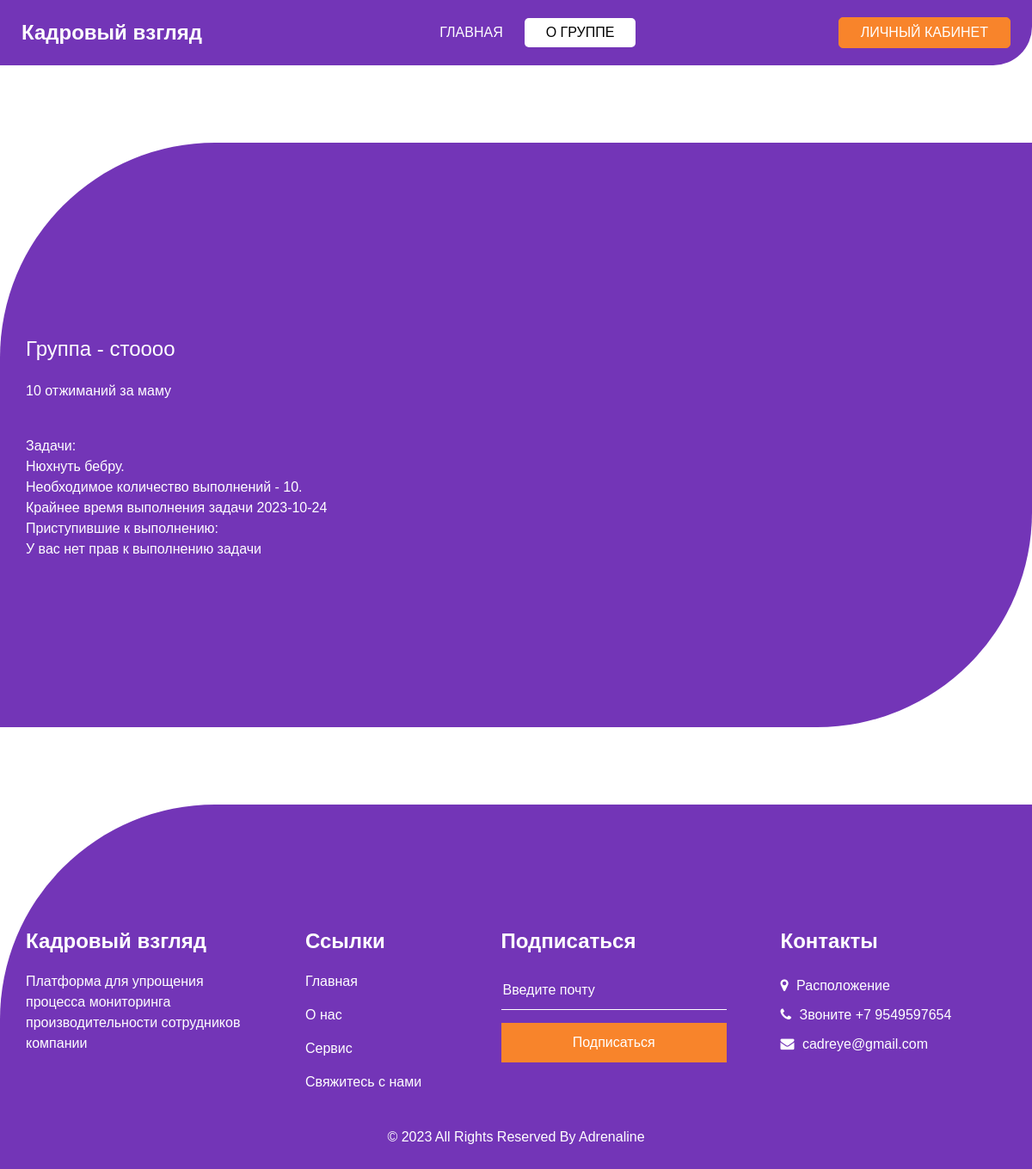
Page /group_info.php?id=2 on the committed database.
### tables this page shows
CREATE TABLE `groups` (
  `group_id` int(99) NOT NULL,
  `group_text` text NOT NULL,
  `group_name` text NOT NULL,
  `group_tasks` varchar(99) NOT NULL,
  `group_user_admin` int(99) NOT NULL,
  `group_slaves` varchar(99) NOT NULL
);

CREATE TABLE `tasks` (
  `task_id` int(11) NOT NULL,
  `task_name` varchar(99) NOT NULL,
  `task_goal` int(11) NOT NULL,
  `task_time` date NOT NULL,
  `task_user_admin` varchar(99) NOT NULL
);

### group_info.php (the view, shortened to what the rows shown need)
<!DOCTYPE html>
<html lang="en">
<head>
  <link rel="stylesheet" type="text/css" href="css/bootstrap.css" />
  <link href="css/font-awesome.min.css" rel="stylesheet" />
  <link href="css/style.css" rel="stylesheet" />
  <link href="css/responsive.css" rel="stylesheet" />
</head>
<body class="sub_page">
  <section class="about_section layout_padding layout_margin">
    <div class="container  ">
      <div class="row">
        <div class="col-md-6">
          <div class="detail-box">
            <div class="heading_container">
              <p>
                <?php
                include 'main_script.php';
                if (!isset($_GET['id'])) {
                  echo '<script> window.location.href = "lk.php"; </script>';
                } else {
                  $id = $_GET['id'];
                  $group_id2 = mysqli_query($link, "SELECT `group_name`,`group_text` FROM `groups` WHERE `group_id` LIKE '$id'");
                  while ($group_id1 = $group_id2->fetch_assoc()) {
                    $group_text = $group_id1["group_text"];
                    echo "<h4>Группа - " . $group_id1['group_name'] . "</h4><p>" . $group_text . "</p>";
                  }
                  $group_user_admin2 = mysqli_query($link, "SELECT `group_user_admin` FROM `groups` WHERE `group_id` LIKE '$id'");
                  while ($group_user_admin1 = $group_user_admin2->fetch_assoc()) {
                    $user_id1 = mysqli_query($link, "SELECT `user_id` FROM `user` WHERE `user_hash` LIKE '$hashh'");
                    while ($user_id2 = $user_id1->fetch_assoc()) {
                      $user_id = $user_id2["user_id"];
                    }
                    $group_user_admin = $group_user_admin1['group_user_admin'];
                    if ($group_user_admin == $user_id) {
                      echo "<h6>доступ менеджера</h6>";
                      $group_slaves2 = mysqli_query($link, "SELECT `group_slaves` FROM `groups` WHERE `group_id` LIKE '$id'");
                      while ($group_slaves1 = $group_slaves2->fetch_assoc()) {
                        $group_slaves1['group_slaves'] = str_replace('[', ',', $group_slaves1['group_slaves']);
                        $group_slaves1['group_slaves'] = str_replace(']', ',', $group_slaves1['group_slaves']);
                        $group_slaves1['group_slaves'] = str_replace('0', ',', $group_slaves1['group_slaves']);
                        $group_slaves1['group_slaves'] = str_replace('', ',,', $group_slaves1['group_slaves']);
                        $cart = explode(",", $group_slaves1['group_slaves']);
                        echo ('
                        <div class="info_section form input" style="
                        width: -webkit-fill-available;
                    ">
                        <form method="POST" >
                <input name="text" type="text" placeholder="Добавить участника (имя)">
                </form>
                <form method="POST">
                <input name="task_add" type="textarea" placeholder="Добавить задачу (название)">
                </form>
                </div>');
                        if (!isset($_POST['text'])) {
                        } else {
                          $text = $_POST['text'];
                          $user_id3 = mysqli_query($link, "SELECT `user_id` FROM `user` WHERE `user_name` LIKE '%$text%'");
                          while ($user_id2 = $user_id3->fetch_assoc()) {
                            $user_id = $user_id2['user_id'];
                            echo $user_id;
                          }
                          array_push($cart, $user_id);
                          sort($cart);
                          $cartt = implode(",", $cart);
                          mysqli_query($link, "UPDATE `groups` SET `group_slaves`='$cartt' WHERE `group_id` LIKE '$id'");
                          echo '<script> window.location.href = "group_info.php?id=' . $id . '"; </script>';
                        }
                        echo ("<p>Задачи:   </p>");
                        $group_tasks3 = mysqli_query($link, "SELECT `group_tasks` FROM `groups` WHERE `group_id` LIKE '$id'");
                        while ($group_tasks2 = $group_tasks3->fetch_assoc()) {
                          $group_tasks2['group_tasks'] = str_replace('[', ',', $group_tasks2['group_tasks']);
                          $group_tasks2['group_tasks'] = str_replace(']', ',', $group_tasks2['group_tasks']);
                          $group_tasks2['group_tasks'] = str_replace('0', ',', $group_tasks2['group_tasks']);
                          $group_tasks2['group_tasks'] = str_replace('', ',,', $group_tasks2['group_tasks']);
                          $group_tasks = explode(",", $group_tasks2['group_tasks']);
                          $group_tasks_count = count($group_tasks, true) - 1;
                        }
                        if (!isset($_POST['task_add'])) {
                        } else {
                          $task_add = $_POST['task_add'];
                          $task_id3 = mysqli_query($link, "SELECT `task_id` FROM `tasks` WHERE `task_name` LIKE '%$task_add%'");
                          while ($task_id2 = $task_id3->fetch_assoc()) {
                            $task_id = $task_id2['task_id'];
                          }
                          array_push($group_tasks, $task_id);
                          sort($group_tasks);
                          $taskkk = implode(",", $group_tasks);
                          mysqli_query($link, "UPDATE `groups` SET `group_tasks`='$taskkk' WHERE `group_id` LIKE '$id'");
                          echo '<script> window.location.href = "group_info.php?id=' . $id . '"; </script>';
                        }
                        while (-1 < $group_tasks_count) {
                          $task_name2 = mysqli_query($link, "SELECT `task_name` FROM `tasks` WHERE `task_id` LIKE '$group_tasks[$group_tasks_count]'");
                          while ($task_name1 = $task_name2->fetch_assoc()) {
                            $task_goal2 = mysqli_query($link, "SELECT `task_goal` FROM `tasks` WHERE `task_id` LIKE '$group_tasks[$group_tasks_count]'");
                            while ($task_goal1 = $task_goal2->fetch_assoc()) {
                              $task_goal = $task_goal1["task_goal"];
                            }
                            $task_time2 = mysqli_query($link, "SELECT `task_time` FROM `tasks` WHERE `task_id` LIKE '$group_tasks[$group_tasks_count]'");
                            while ($task_time1 = $task_time2->fetch_assoc()) {
                              $task_time = $task_time1["task_time"];
                            }
                            echo '<p><h3>' . $task_name1['task_name'] . '.</h3> </br>   Необходимое количество выполнений - ' . $task_goal . '.</br> Крайнее время выполнения задачи  ' . $task_time;
                            echo "</p>Приступившие к выполнению:    ";
                            $suma[$group_tasks_count] = 0;
                            $task_user_state3 = mysqli_query($link, "SELECT `user_name`,`user_count` FROM `user` WHERE `user_count` LIKE '%$group_tasks[$group_tasks_count]%'");
                            while ($task_user_state2 = $task_user_state3->fetch_assoc()) {
                              $task_user_state2['user_count'] = str_replace('[', ',', $task_user_state2['user_count']);
                              $task_user_state2['user_count'] = str_replace(']', ',', $task_user_state2['user_count']);
                              $task_user_state2['user_count'] = str_replace('0', ',', $task_user_state2['user_count']);
                              $task_user_state2['user_count'] = str_replace('', ',,', $task_user_state2['user_count']);
                              $task_user_state2['user_count'] = str_replace('=', ',', $task_user_state2['user_count']);
                              $task_user_state = explode(",", $task_user_state2['user_count']);
                              $task_user_state_count = count($task_user_state, true) - 1;
                              echo '</br>' . $task_user_state2['user_name'] . '  ';
                              while (-1 < $task_user_state_count) {
                                if ($task_user_state[$task_user_state_count] == $group_tasks[$group_tasks_count]) {
                                  $suma[$group_tasks_count] = $suma[$group_tasks_count] + 1;
                                }
                                $task_user_state_count = $task_user_state_count - 1;
                              }
                              echo $suma[$group_tasks_count] . '  выполнений';
                            }
                            echo '
                            <form method="POST" >
                       <a> <button name="delete_task' . $group_tasks_count . '" type="submit" value="удалить задачу" style=    " width: 100%;
                        text-align: center;
                        display: contents;
                        padding: 10px 55px;
                        background-color: #f8842b;
                        color: #ffffff;
                        border-radius: 0;
                        -webkit-transition: all 0.3s;
                        transition: all 0.3s;
                        border: 1px solid #f8842b;
                        margin-top: 15px;">
                        Удалить задачу</button></a>
                        </form>
                        ';
                            if (!isset($_POST['delete_task' . $group_tasks_count . ''])) {
                            } else {
                              $group_tasks[$group_tasks_count] = "";
                              $group_tasks_mas = implode(",", $group_tasks);
                              mysqli_query($link, "UPDATE `groups` SET `group_tasks`='$group_tasks_mas' WHERE `group_id` LIKE '$id'");
                              echo '<script> window.location.href = "group_info.php?id=' . $id . '"; </script>';
                            }
                          }
                          $group_tasks_count = $group_tasks_count - 1;
                        }
                        $i = count($cart, true) - 1;
                        echo ("</br> Участники:  <dl> <dt>  ");
                        while (-1 < $i) {
                          $result = mysqli_query($link, "SELECT `user_name` FROM `user` WHERE `user_id` LIKE '$cart[$i]'");
                          while ($row = $result->fetch_assoc()) {
                            echo '<form method="POST" >';
                            echo "<dt>  <a href='user_info.php?id=" . $cart[$i] . "'>" . $row['user_name'] . "</a>";
                            echo '
                       <a> <button name="delete' . $i . '" type="submit" value="&#10008;" style=    " width: 100%;
                        text-align: center;
                        display: contents;
                        padding: 10px 55px;
                        background-color: #f8842b;
                        color: #ffffff;
                        border-radius: 0;
                        -webkit-transition: all 0.3s;
                        transition: all 0.3s;
                        border: 1px solid #f8842b;
                        margin-top: 15px;">
                        &#10008;</button></a>
                        </form>
                        </dt>  </dl>
                        ';
                            if (!isset($_POST['delete' . $i . ''])) {
                            } else {
                              $cart[$i] = "";
                              $cartt = implode(",", $cart);
                              mysqli_query($link, "UPDATE `groups` SET `group_slaves`='$cartt' WHERE `group_id` LIKE '$id'");
                              echo '<script> window.location.href = "group_info.php?id=' . $id . '"; </script>';
                            }
                          }
                          $i = $i - 1;
                        }
                        echo ("</br>");
                      }
                    } else {
                      echo ("</br> Задачи:   </br>");
                      $group_tasks3 = mysqli_query($link, "SELECT `group_tasks` FROM `groups` WHERE `group_id` LIKE '$id'");
                      while ($group_tasks2 = $group_tasks3->fetch_assoc()) {
                        $group_tasks2['group_tasks'] = str_replace('[', ',', $group_tasks2['group_tasks']);
                        $group_tasks2['group_tasks'] = str_replace(']', ',', $group_tasks2['group_tasks']);
                        $group_tasks2['group_tasks'] = str_replace('0', ',', $group_tasks2['group_tasks']);
                        $group_tasks2['group_tasks'] = str_replace('', ',,', $group_tasks2['group_tasks']);
                        $group_tasks = explode(",", $group_tasks2['group_tasks']);
                        $group_tasks_count = count($group_tasks, true) - 1;
                      }
                      while (-1 < $group_tasks_count) {
                        $task_name2 = mysqli_query($link, "SELECT `task_name` FROM `tasks` WHERE `task_id` LIKE '$group_tasks[$group_tasks_count]'");
                        while ($task_name1 = $task_name2->fetch_assoc()) {
                          $task_goal2 = mysqli_query($link, "SELECT `task_goal` FROM `tasks` WHERE `task_id` LIKE '$group_tasks[$group_tasks_count]'");
                          while ($task_goal1 = $task_goal2->fetch_assoc()) {
                            $task_goal = $task_goal1["task_goal"];
                          }
                          $task_time2 = mysqli_query($link, "SELECT `task_time` FROM `tasks` WHERE `task_id` LIKE '$group_tasks[$group_tasks_count]'");
                          while ($task_time1 = $task_time2->fetch_assoc()) {
                            $task_time = $task_time1["task_time"];
                          }
                          echo $task_name1['task_name'] . '. </br>   Необходимое количество выполнений - ' . $task_goal . '.</br> Крайнее время выполнения задачи  ' . $task_time;
                          echo "</br>Приступившие к выполнению:    ";
                          $slave2 = mysqli_query($link, "SELECT `group_slaves`	 FROM `groups` WHERE `group_id` LIKE '$id'");
                          while ($slave1 = $slave2->fetch_assoc()) {
                            $slave1['group_slaves'] = str_replace('[', ',', $slave1['group_slaves']);
                            $slave1['group_slaves'] = str_replace(']', ',', $slave1['group_slaves']);
                            $slave1['group_slaves'] = str_replace('0', ',', $slave1['group_slaves']);
                            $slave1['group_slaves'] = str_replace('', ',,', $slave1['group_slaves']);
                            $slave1['group_slaves'] = str_replace('=', ',', $slave1['group_slaves']);
                            $slave = explode(",", $slave1['group_slaves']);
                            if (in_array($user_id, $slave)) {
                              echo '<form method="POST">
                        <input name="add' . $group_tasks_count . '" type="submit" value="Выполнил">
                        </form>';
                            } else {
                              echo '</br>У вас нет прав к выполнению задачи</br>';
                            }
                          }
                        }
                        $group_tasks_count = $group_tasks_count - 1;
                      }
                    }
                  }
                }
                ?>
            </div>
          </div>
        </div>
      </div>
    </div>
  </section>
</body>
</html>

### rows in the picture
groups: group_name "стоооо", group_text "10 отжиманий за маму", group_slaves "У вас нет прав к выполнению задачи"
tasks: task_name "Нюхнуть бебру", task_goal "10", task_time "2023-10-24"
